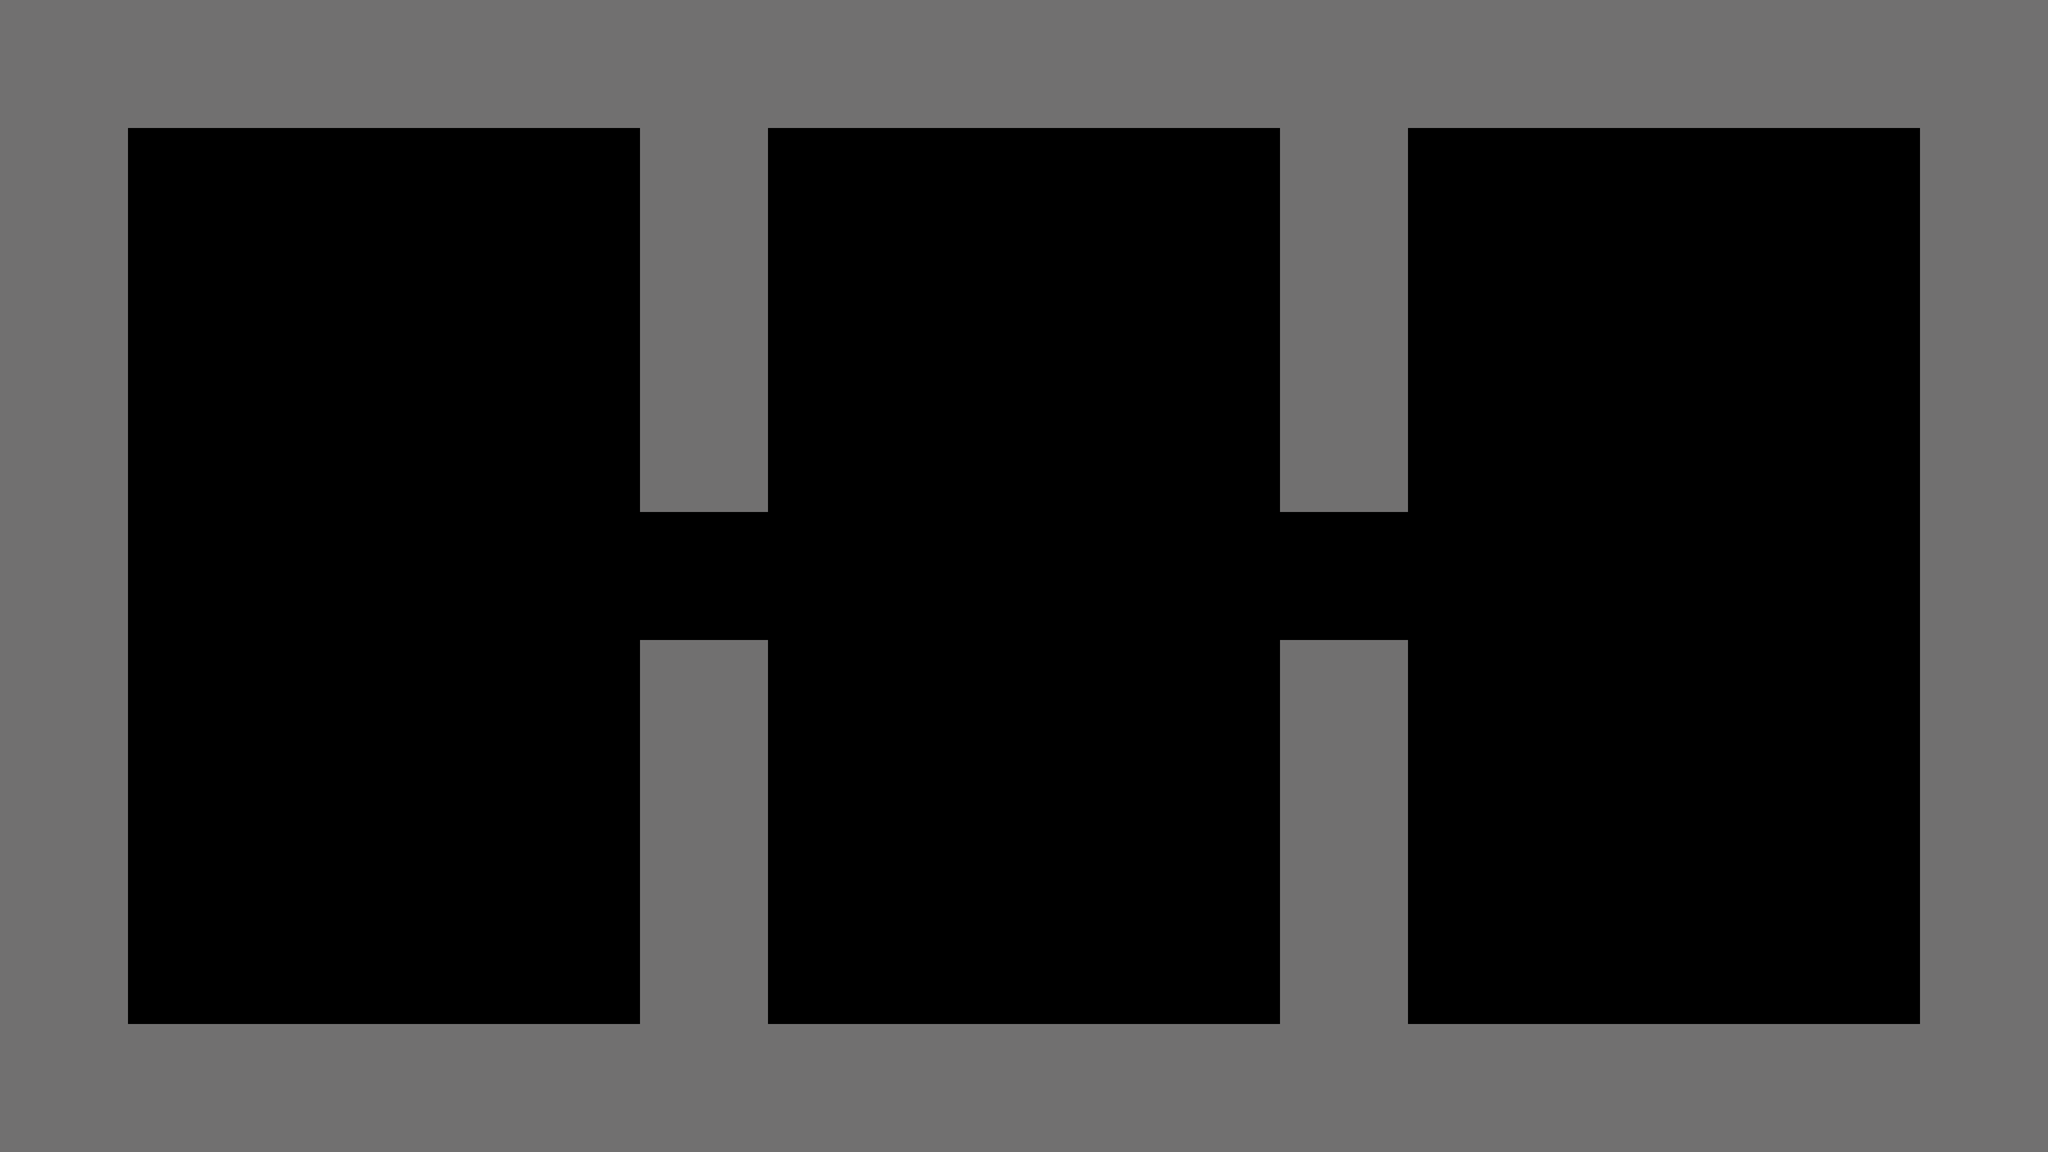

A level layout from a 2D game, rendered from its tile map. Below: a short description, then the map file with its tile-grid data intact:
An orthogonal 16x9 tile map with 256x256 px tiles, 1 tile layer (walls), 2 hidden layers not drawn and 1 object (player).

<map version="1.10" tiledversion="1.11.2" orientation="orthogonal" renderorder="right-down" width="16" height="9" tilewidth="256" tileheight="256" infinite="0" nextlayerid="5" nextobjectid="6">
 <tileset firstgid="1" source="blank.tsx" />
 <layer id="4" name="floors" width="16" height="9" visible="0" opacity="0.25">
  <data encoding="csv">
1,1,1,1,1,1,1,1,1,1,1,1,1,1,1,1,
1,1,1,1,1,1,1,1,1,1,1,1,1,1,1,1,
1,1,1,1,1,1,1,1,1,1,1,1,1,1,1,1,
1,1,1,1,1,1,1,1,1,1,1,1,1,1,1,1,
1,1,1,1,1,1,1,1,1,1,1,1,1,1,1,1,
1,1,1,1,1,1,1,1,1,1,1,1,1,1,1,1,
1,1,1,1,1,1,1,1,1,1,1,1,1,1,1,1,
1,1,1,1,1,1,1,1,1,1,1,1,1,1,1,1,
1,1,1,1,1,1,1,1,1,1,1,1,1,1,1,1
</data>
 </layer>
 <layer id="3" name="ceilings" width="16" height="9" visible="0">
  <data encoding="csv">
1,1,1,1,1,1,1,1,1,1,1,1,1,1,1,1,
1,1,1,1,1,1,1,1,1,1,1,1,1,1,1,1,
1,1,1,1,1,1,1,1,1,1,1,1,1,1,1,1,
1,1,1,1,1,1,1,1,1,1,1,1,1,1,1,1,
1,1,1,1,1,1,1,1,1,1,1,1,1,1,1,1,
1,1,1,1,1,1,1,1,1,1,1,1,1,1,1,1,
1,1,1,1,1,1,1,1,1,1,1,1,1,1,1,1,
1,1,1,1,1,1,1,1,1,1,1,1,1,1,1,1,
1,1,1,1,1,1,1,1,1,1,1,1,1,1,1,1
</data>
 </layer>
 <layer id="1" name="walls" width="16" height="9">
  <data encoding="csv">
1,1,1,1,1,1,1,1,1,1,1,1,1,1,1,1,
1,0,0,0,0,1,0,0,0,0,1,0,0,0,0,1,
1,0,0,0,0,1,0,0,0,0,1,0,0,0,0,1,
1,0,0,0,0,1,0,0,0,0,1,0,0,0,0,1,
1,0,0,0,0,0,0,0,0,0,0,0,0,0,0,1,
1,0,0,0,0,1,0,0,0,0,1,0,0,0,0,1,
1,0,0,0,0,1,0,0,0,0,1,0,0,0,0,1,
1,0,0,0,0,1,0,0,0,0,1,0,0,0,0,1,
1,1,1,1,1,1,1,1,1,1,1,1,1,1,1,1
</data>
 </layer>
 <objectgroup id="2" name="player">
  <object id="2" name="player" x="313.686" y="1166.91" width="129.783" height="0.749158">
   <text wrap="1">Hello World</text>
  </object>
 </objectgroup>
</map>